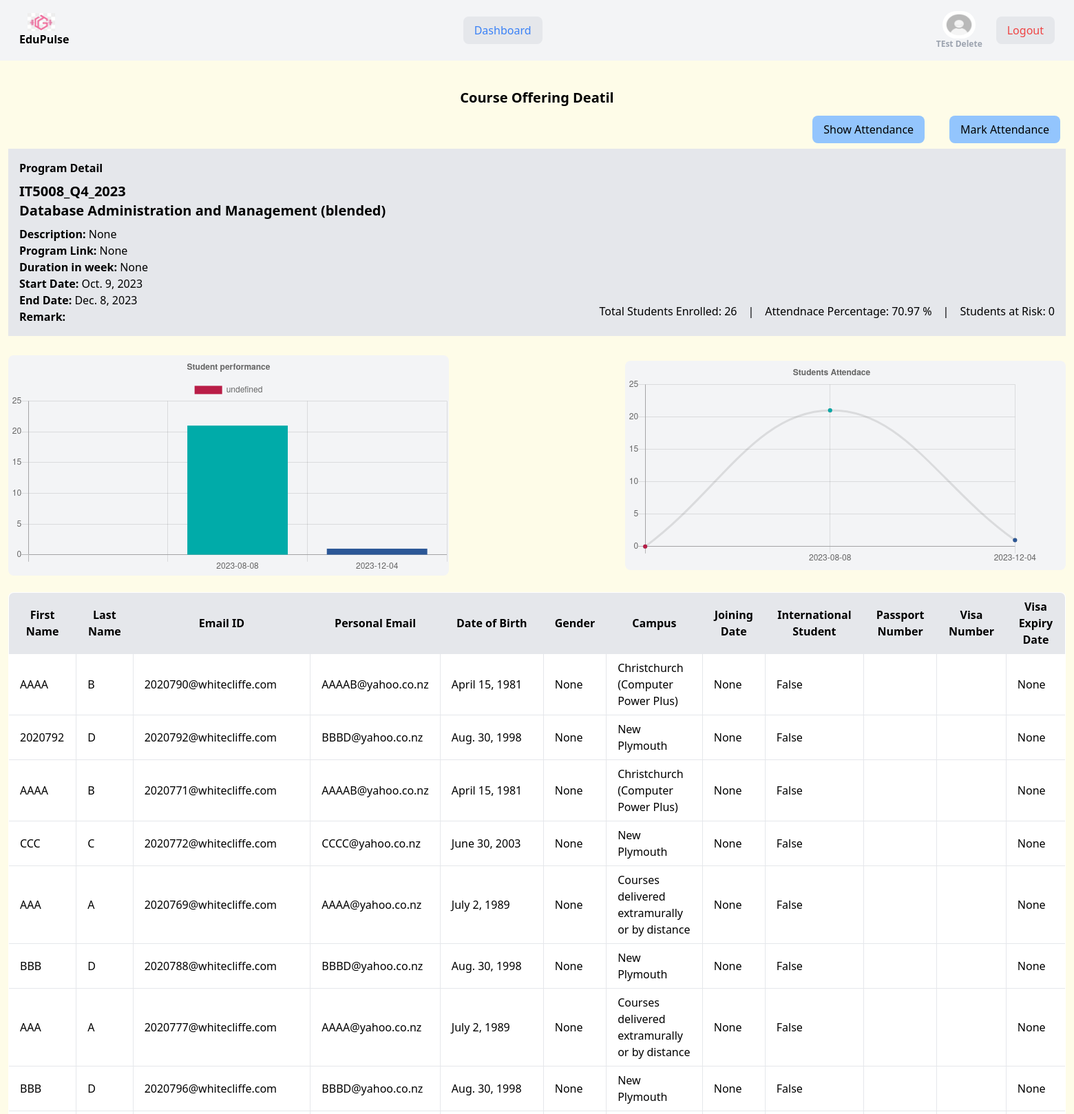
Screenshot of /wc_current_programs/courses-offering-detail/4995bc50-a343-4aa2-b475-bf5fb3efbe6c (signed in, upper part) with the database file from the repository.
### customUser/models.py (models this page shows, shortened)
class NewUser(AbstractUser):
    Gender_Choice=[
        ('M','Male'),
        ('F','Female'),
        ('O','Other'),
    ]
    temp_id=models.CharField(max_length=255,blank=True,null=True)
    gender=models.CharField(max_length=100,choices=Gender_Choice,null=True,blank=True)
    phone = models.DecimalField(max_digits=12, decimal_places=0, null=True, blank=True)
    dob=models.DateField(default=None, blank=True, null=True)
    user_image = models.ImageField(upload_to='user_images/', null=True, blank=True)
    nationality=models.CharField(max_length=255,null=True,blank=True)
    address=models.ForeignKey(Address, verbose_name="Address", on_delete=models.CASCADE,null=True,blank=True)
    campus=models.ForeignKey(Campus, verbose_name="Campus", on_delete=models.CASCADE,null=True,blank=True, related_name='users')

class Student(BaseModel):
    student = models.OneToOneField(NewUser, on_delete=models.CASCADE, null=True, blank=True, related_name='student_profile')
    joining_date=models.DateField(null=True,blank=True)
    international_student=models.BooleanField(default=False)
    remark=models.TextField(max_length=1000,null=True,blank=True)
    enrolled_course=models.CharField(max_length=255,null=True,blank=True)
    email_id=models.EmailField(null=True,blank=True)
    enrollment_status=models.CharField(max_length=255,null=True,blank=True)
    passport_number=models.CharField(max_length=255,null=True,blank=True)
    visa_number=models.CharField(max_length=255,null=True,blank=True)
    visa_expiry_date=models.DateField(default=None, null=True,blank=True)

### program/models.py (models this page shows, shortened)
class CourseOffering(BaseModel):
    OFFERING_CHOICES = [
        ('online', 'ONLINE'),
        ('offline', 'OFFLINE'),
        ('blended', 'BLENDED'),
    ]
    course=models.ForeignKey(Course, verbose_name=("course"), on_delete=models.CASCADE,null=True,blank=True,related_name='course_offering')
    start_date=models.DateField( auto_now=False, auto_now_add=False)
    end_date=models.DateField( auto_now=False, auto_now_add=False)
    remark=models.TextField(max_length=255,blank=True,null=True)
    result_status_code=models.CharField(max_length=255,null=True,blank=True)
    result_status=models.CharField(max_length=255,null=True,blank=True)
    student = models.ManyToManyField(Student,blank=True ,related_name='course_offerings')
    teacher = models.ManyToManyField(Staff,blank=True ,related_name='course_offerings')
    offering_mode = models.CharField(max_length=10,choices=OFFERING_CHOICES,default='online',blank=True, null=True,help_text='Select the mode of course offering: Online, Offline, or Blended'
    )
    def calculate_attendance_percentage(self):
        total_sessions=self.attendance.count()
        present_sessions = self.attendance.filter(is_present='present').count()
        if total_sessions > 0:
            attendance_percentage = (present_sessions / total_sessions) * 100
            return round(attendance_percentage, 2)
        return 0.0
    def calculate_no_at_risk_student_for_last_week(self):
        from report.models import WeeklyReport
        current_date = datetime.now().date()
        end_date_last_week = current_date - timedelta(days=current_date.weekday() + 1)
        start_date_last_week = end_date_last_week - timedelta(days=6)
        students = self.student.all()
        at_risk_students = set()
        students = self.student.all()
        for student in students:
                    if student.temp_id=="2020792":
                        print("weekly Report at risk count dates :,",start_date_last_week," to ",end_date_last_week)
                        print("id Matched in CO M",student.temp_id)
                    weekly_report_last_week = WeeklyReport.objects.filter(
                        student=student,
                        course_offering=self,
                        sessions__attendance_date__range=[start_date_last_week, end_date_last_week]
                    ).first()
                    if weekly_report_last_week and weekly_report_last_week.at_risk:
                        print("at _risk status on week report found CO M:",student.temp_id)
                        at_risk_students.add(student)
                        print("all object CO M",at_risk_students)
        return len(at_risk_students)

class Course(BaseModel):
    name=models.CharField(max_length=255,null=True,blank=True)
    description=models.CharField(max_length=255,null=True,blank=True)
    key_components=models.CharField(max_length=255,null=True,blank=True)
    program_link = models.URLField(max_length=255, null=True, blank=True)
    total_credit=models.PositiveIntegerField(null=True,blank=True)
    duration_in_week=models.PositiveIntegerField(null=True,blank=True)
    program = models.ManyToManyField(Program, blank=True, related_name='course')
    course_efts=models.FloatField(null=True,blank=True)

### base/models.py (models this page shows, shortened)
class BaseModel(models.Model):
    id=models.UUIDField(primary_key=True,default=uuid.uuid4,editable=False)
    temp_id=models.CharField(max_length=255,null=True, blank=True)
    created_by=models.ForeignKey(settings.AUTH_USER_MODEL,on_delete=models.SET_NULL,related_name='%(class)s_created',null=True,blank=True)
    updated_by=models.ForeignKey(settings.AUTH_USER_MODEL,on_delete=models.SET_NULL,related_name='%(class)s_updated',null=True,blank=True)
    created_at=models.DateTimeField(auto_now_add=True,verbose_name='Created At')
    updated_at=models.DateTimeField(auto_now=True,verbose_name='Updated At')
    active_status=models.BooleanField(default=True)
    class Meta:
        abstract=True

class Campus(BaseModel):
    name=models.CharField(max_length=255,null=True,blank=True)
    address=models.ForeignKey(Address,on_delete=models.PROTECT,null=True,blank=True)
    class Meta:
        verbose_name = "Campus"  # Set the verbose name for the singular form
        verbose_name_plural = "Campus"

### program/views.py (the view)
# urls.py: path('courses-offering-detail/<uuid:pk>', CourseOfferingDetailView.as_view(), name='course_offering_detail'),
class CourseOfferingDetailView(LoginRequiredMixin,DetailView):
    model = CourseOffering
    template_name = 'program/course/course_offering_detail.html'
    context_object_name = 'course_offering'
    def get_context_data(self, **kwargs):
        context = super().get_context_data(**kwargs)
        context['view'] = 'table'  # Add the 'view' context value list or detail or table
        all_attendance=context['course_offering'].attendance.all()
        attendance_count = {}
        for attendance in all_attendance:
            date = attendance.attendance_date
            print("Date :",date)
            if date not in attendance_count:
                attendance_count[date] = 0
            if attendance.is_present == 'present':
                attendance_count[date] += 1
        labels = list(attendance_count.keys())
        data = list(attendance_count.values())
        formatted_labels = [date.strftime("%Y-%m-%d") for date in labels]
        formatted_labels.insert(0, "")
        data.insert(0, 0)
        print("labels :",formatted_labels)
        context['chart_data_attendance'] = {
            'labels': formatted_labels,
            'data': data,
        }
        print("All attendance:",all_attendance)
        return context

### customUser/templatetags/custom_tags.py (called while the page is built)
@register.filter(name='user_belongs_to_group')
def user_belongs_to_group(user,group_name):
        return user.groups.filter(name=group_name).exists()

### templates/program/course/course_offering_detail.html
{% extends "base.html" %}
{% block content %}
    <section class='my-2 w-full' >
        <h1 class='text-center mt-4 text-xl mb-1'><strong>Course Offering Deatil</strong>  </h1>
        <div class="flex justify-end gap-5">
            <a href="{% url 'attendance_list' course_offering.pk %}" class="bg-blue-300 m-2 px-4 py-2 rounded-lg">Show Attendance</a>
            <a href="{% url 'create-attendance' course_offering.pk %}" class="bg-blue-300 m-2 px-4 py-2 rounded-lg">Mark Attendance</a>
        </div>
        <div class="bg-gray-200 p-4 mb-4 w-full gap-5 flex flex-row justify-between items-baseline">
          <div class='w-1/2'>
            <h1><strong>Program Detail</strong>  </h1>
            <h2 class="text-xl font-bold my-2">{{ course_offering.temp_id }} <br> {{course_offering.course.name}} ({{course_offering.offering_mode}})</h2>
            <p><strong>Description:</strong> {{ course_offering.course.description }}</p>
            <p><strong>Program Link:</strong> {{ course_offering.course.program_link }}</p>
            <p><strong>Duration in week:</strong> {{ course_offering.course.duration_in_week }}</p>
            <p><strong>Start Date:</strong> {{ course_offering.start_date }}</p>
            <p><strong>End Date:</strong> {{ course_offering.end_date }}</p>
            <p><strong>Remark:</strong> {{ course_offering.remark }}</p>
          </div>
          <div class='flex flex-row gap-4 flex-wrap items-baseline w-1/2 justify-end align-baseline content-baseline mt-auto'>
            <p class="mb-2">Total Students Enrolled: {{course_offering.student.count}}</p> |
            <p class="mb-2">Attendnace Percentage: {{course_offering.calculate_attendance_percentage}} %</p> |
            {% if course_offering.calculate_no_at_risk_student_for_last_week >  0 %}
            <p class='text-red-500'>Students at Risk: {{course_offering.calculate_no_at_risk_student_for_last_week}}</p>
            {% else  %}
            <p>Students at Risk: {{course_offering.calculate_no_at_risk_student_for_last_week}}</p>
            {% endif %}
          </div>
        </div>
        <div class='my-2 w-full flex flex-row flex-wrap justify-between'>
        <div class='w-5/12 bg-gray-100 rounded-lg  my-3'>
          {% with data=chart_data_attendance title='Student performance' id='students_performace' chartType='bar' lengendDisplay='true' limitData=10 %}
            {% include 'charts/chart.html' %}
          {% endwith %}
        </div>
        <div class='w-5/12 bg-gray-100 rounded-lg my-5'>
          {% with data=chart_data_attendance title='Student Attendace' text='Students Attendace' id='students_attedance'%}
          {% include 'charts/lineChart.html' %}
          {% endwith %}
        </div>
       <div class='mt-3 rounded-xl flex flex-col flex-wrap gap-1'>
          {% with students=course_offering.student.all  view=view %}
            {% include 'components/flash_card/student_list_FC.html' %}
          {% endwith %}
       </div>
       </div>
    </section>
{% endblock content %}

### templates/components/base/header.html (shortened to what this page needs)
{% load custom_tags %}
{% load static %}
{% block content %}
<nav class="bg-gray-100 ">
  <div class="container mx-auto flex items-center justify-between p-4  flex-row gap-4">
      <a href="{% url 'dashboard' %}" class="flex items-center flex-col">
          <img src="{% static '/logo/logo.jpeg' %}" alt="Logo" class="w-10 h-08 mr-2">
          <span class="text-md font-semibold">EduPulse</span>
      </a>
      <div id="navLinks"  class=" hidden flex-col justify-center lg:items-center items-end lg:flex-row lg:flex space-x-4  md:flex-wrap">
        <a href="{% url 'dashboard' %}" class="text-blue-500 bg-gray-200 px-4 py-2 rounded-lg">Dashboard</a>
      </div>
      <div class="flex items-center space-x-2 flex-row gap-3">
          {% if user.is_authenticated %}
              <div class='flex flex-col justify-center items-center'>
                {% if current_user.user_image and current_user.user_image.url %}
                <img src="{{ user.user_image.url }}" alt="{{ user.username }}" class="w-12 h-10 rounded-full">
            {% else %}
              <img src="{% static '/default/default_user_image.jpeg' %}" class="w-12 h-10 rounded-full">
            {% endif %}
              <span class="hidden lg:inline  text-center  text-xs font-semibold text-gray-400">{{ user.first_name }} {{ user.last_name }}</span>
              </div>
              <a href="{% url 'user-logout' %}" class="text-red-500 md:mr-5 bg-gray-200 px-4 py-2 rounded-lg">Logout</a>
              {% else %}
              <a href="{% url 'user-login' %}" class="text-blue-500 md:mr-5 bg-gray-200 px-4 py-2 rounded-lg">Login</a>
          {% endif %}
      </div>
  </div>
</nav>
  {% endblock content %}

### templates/components/flash_card/student_list_FC.html (shortened to what this page needs)
{% block content %}
<section class='rounded-lg '>
    {% if view == "list" %}
        {% for student in students  %}
            <div>{{student.student.first_name}} {{student.student.last_name}}</div>
        {% endfor %}
    {% elif view == "table" %}
        {% if students %}
            <table class="min-w-full bg-white border border-gray-300 rounded-lg overflow-hidden">
                <thead class="bg-gray-200">
                    <tr>
                        <th class="border px-4 py-2">First Name</th>
                        <th class="border px-4 py-2">Last Name</th>
                        <th class="border px-4 py-2">Email ID</th>
                        <th class="border px-4 py-2">Personal Email</th>
                        <th class="border px-4 py-2 min-w-[150px]">Date of Birth</th>
                        <th class="border px-4 py-2">Gender</th>
                        <th class="border px-4 py-2">Campus</th>
                        <th class="border px-4 py-2">Joining Date</th>
                        <th class="border px-4 py-2">International Student</th>
                        <th class="border px-4 py-2">Passport Number</th>
                        <th class="border px-4 py-2">Visa Number</th>
                        <th class="border px-4 py-2">Visa Expiry Date</th>
                    </tr>
                </thead>
                <tbody>
                    {% for student in students %}
                        <tr>
                            <td class="border px-4 py-2">{{ student.student.first_name }}</td>
                            <td class="border px-4 py-2">{{ student.student.last_name }}</td>
                            <td class="border px-4 py-2">{{ student.student.email }}</td>
                            <td class="border px-4 py-2">{{ student.email_id }}</td>
                            <td class="border px-4 py-2">{{ student.student.dob }}</td>
                            <td class="border px-4 py-2">{{ student.student.gender }}</td>
                            <td class="border px-4 py-2">{{ student.student.campus.name }}</td>
                            <td class="border px-4 py-2">{{ student.joining_date }}</td>
                            <td class="border px-4 py-2">{{ student.international_student }}</td>
                            <td class="border px-4 py-2">{{ student.passport_number }}</td>
                            <td class="border px-4 py-2">{{ student.visa_number }}</td>
                            <td class="border px-4 py-2">{{ student.visa_expiry_date }}</td>
                        </tr>
                    {% endfor %}
                </tbody>
            </table>
        {% else %}
            <p>No students available.</p>
        {% endif %}
    {% endif %}
</section>
{% endblock content %}

### static/src/styles.css (style rules this page uses)
html { line-height: 1.5; -webkit-text-size-adjust: 100%; -moz-tab-size: 4; -o-tab-size: 4; tab-size: 4; font-family: ui-sans-serif, system-ui, -apple-system, BlinkMacSystemFont, "Segoe UI", Roboto, "Helvetica Neue", Arial, "Noto Sans", sans-serif, "Apple Color Emoji", "Segoe UI Emoji", "Segoe UI Symbol", "Noto Color Emoji"; font-feature-settings: normal; font-variation-settings: normal; }
body { margin: 0; line-height: inherit; }
h1, h2, h3, h4, h5, h6 { font-size: inherit; font-weight: inherit; }
a { color: inherit; text-decoration: inherit; }
b, strong { font-weight: bolder; }
table { text-indent: 0; border-color: inherit; border-collapse: collapse; }
blockquote, dl, dd, h1, h2, h3, h4, h5, h6, hr, figure, p, pre { margin: 0; }
img, svg, video, canvas, audio, iframe, embed, object { display: block; vertical-align: middle; }
img, video { max-width: 100%; height: auto; }
.container { width: 100%; }
@media (min-width: 640px) { .container { max-width: 640px; } }
@media (min-width: 768px) { .container { max-width: 768px; } }
@media (min-width: 1024px) { .container { max-width: 1024px; } }
@media (min-width: 1280px) { .container { max-width: 1280px; } }
@media (min-width: 1536px) { .container { max-width: 1536px; } }
.mx-auto { margin-left: auto; margin-right: auto; }
.mt-4 { margin-top: 1rem; }
.bg-yellow-50 { --tw-bg-opacity: 1; background-color: rgb(254 252 232 / var(--tw-bg-opacity)); }

### rows the page displays
NewUser: first_name "TEst", last_name "Delete"
CourseOffering: temp_id "IT5008_Q4_2023", course.name "Database Administration and Management", offering_mode "blended", course.description "None", course.program_link "None", course.duration_in_week "None", start_date "Oct. 9, 2023", end_date "Dec. 8, 2023", student.count "26", calculate_attendance_percentage "70.97", calculate_no_at_risk_student_for_last_week "0"
Student: student.first_name "AAAA", student.last_name "B", student.email "2020790@whitecliffe.com", email_id "AAAAB@yahoo.co.nz", student.dob "April 15, 1981", student.gender "None", student.campus.name "Christchurch (Computer Power Plus)", joining_date "None", international_student "False", visa_expiry_date "None"
Student: student.first_name "2020792", student.last_name "D", student.email "2020792@whitecliffe.com", email_id "BBBD@yahoo.co.nz", student.dob "Aug. 30, 1998", student.gender "None", student.campus.name "New Plymouth", joining_date "None", international_student "False", visa_expiry_date "None"
Student: student.first_name "AAAA", student.last_name "B", student.email "2020771@whitecliffe.com", email_id "AAAAB@yahoo.co.nz", student.dob "April 15, 1981", student.gender "None", student.campus.name "Christchurch (Computer Power Plus)", joining_date "None", international_student "False", visa_expiry_date "None"
Student: student.first_name "CCC", student.last_name "C", student.email "2020772@whitecliffe.com", email_id "CCCC@yahoo.co.nz", student.dob "June 30, 2003", student.gender "None", student.campus.name "New Plymouth", joining_date "None", international_student "False", visa_expiry_date "None"
Student: student.first_name "AAA", student.last_name "A", student.email "2020769@whitecliffe.com", email_id "AAAA@yahoo.co.nz", student.dob "July 2, 1989", student.gender "None", student.campus.name "Courses delivered extramurally or by distance", joining_date "None", international_student "False", visa_expiry_date "None"
Student: student.first_name "BBB", student.last_name "D", student.email "2020788@whitecliffe.com", email_id "BBBD@yahoo.co.nz", student.dob "Aug. 30, 1998", student.gender "None", student.campus.name "New Plymouth", joining_date "None", international_student "False", visa_expiry_date "None"
Student: student.first_name "AAA", student.last_name "A", student.email "2020777@whitecliffe.com", email_id "AAAA@yahoo.co.nz", student.dob "July 2, 1989", student.gender "None", student.campus.name "Courses delivered extramurally or by distance", joining_date "None", international_student "False", visa_expiry_date "None"
Student: student.first_name "BBB", student.last_name "D", student.email "2020796@whitecliffe.com", email_id "BBBD@yahoo.co.nz", student.dob "Aug. 30, 1998", student.gender "None", student.campus.name "New Plymouth", joining_date "None", international_student "False", visa_expiry_date "None"

### other values shown
chart data {{ data.labels|safe }} ['', '2023-08-08', '2023-12-04']
chart data {{ data.data|safe }} [0, 21, 1]
